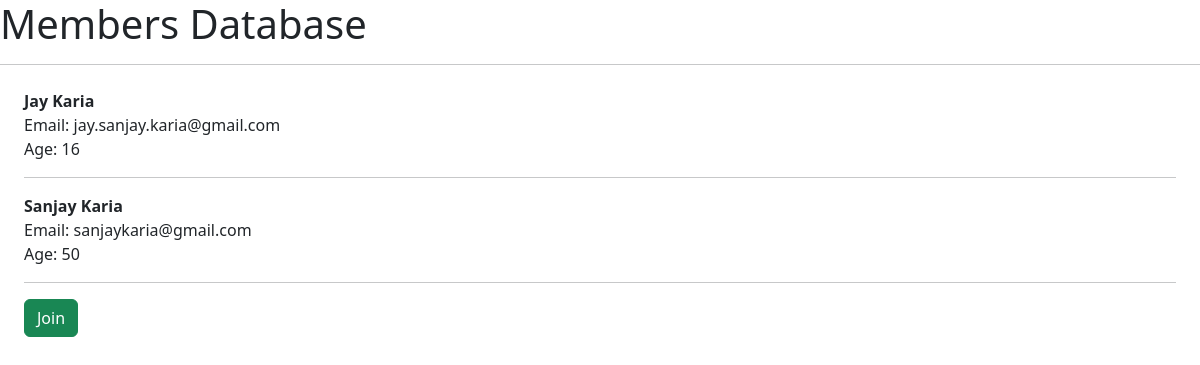
/, run on an earlier commit of the app's database.
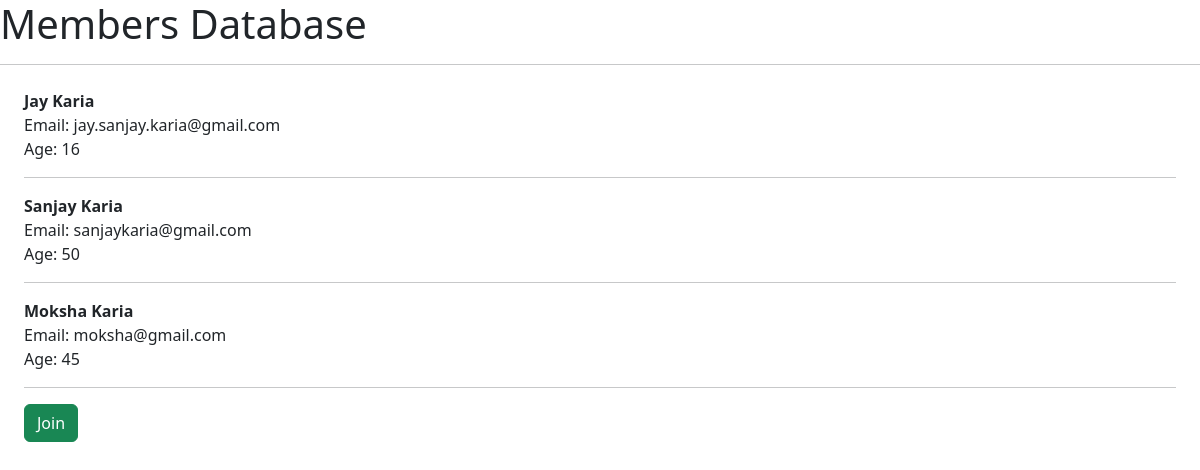
And on a later commit of the database.
### website/models.py (models this page shows, shortened)
class Member(models.Model):
    fname = models.CharField(max_length=50)
    lname = models.CharField(max_length=50)
    email = models.EmailField(max_length=200)
    password = models.CharField(max_length=50)
    age = models.IntegerField()

### website/views.py (the view)
# urls.py: path("", views.home, name="home"),
def home(request):
    all_members = Member.objects.all()
    context = {
        "members": all_members
    }
    return render(request, "home.html", context)

### website/templates/home.html
{% extends 'base.html' %}
{% block content %}
<h1>Members Database</h1>
<hr>
<div class="m-4">
    {% for item in members %}
    <p>
        <strong>{{item.fname}} {{item.lname}}</strong></br>
        Email: {{item.email}}</br>
        Age: {{item.age}}</br>
    </p>
    <hr>
    {% endfor %}
    <a href="/join" class="btn btn-success" role="button">Join</a>
</div>
{% endblock %}

What changed in the data, as far as the page shows it:
added Member: fname "Moksha", lname "Karia", email "moksha@gmail.com", age "45"
